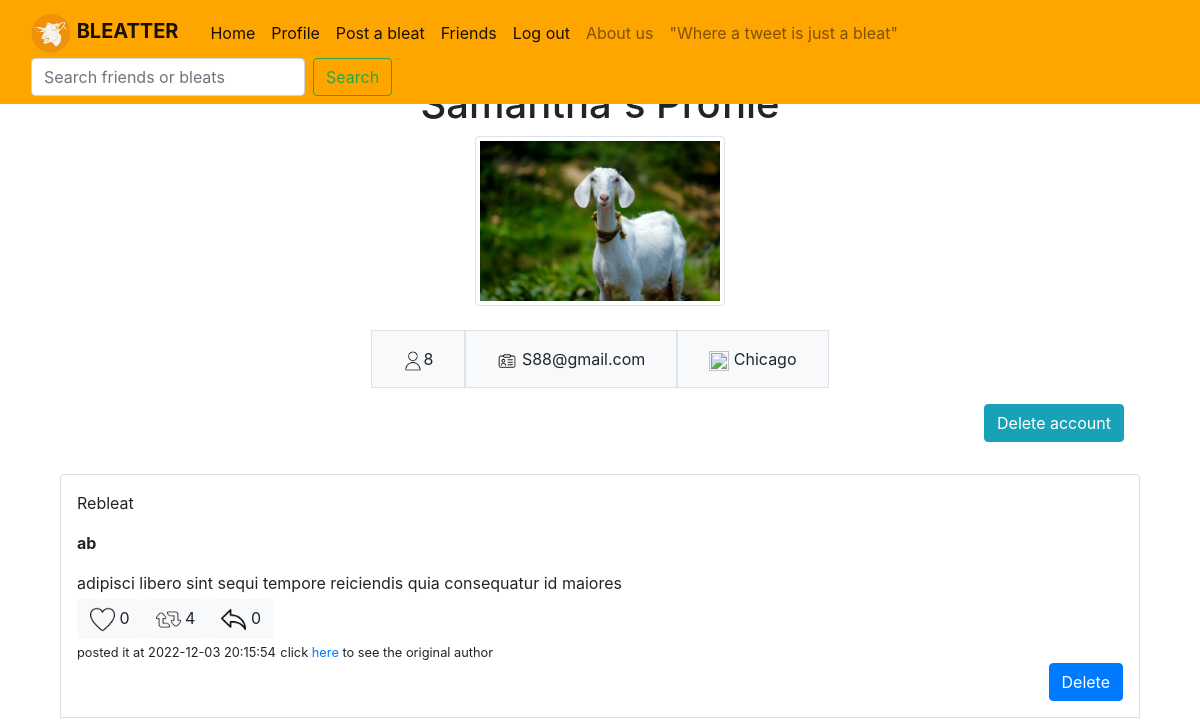
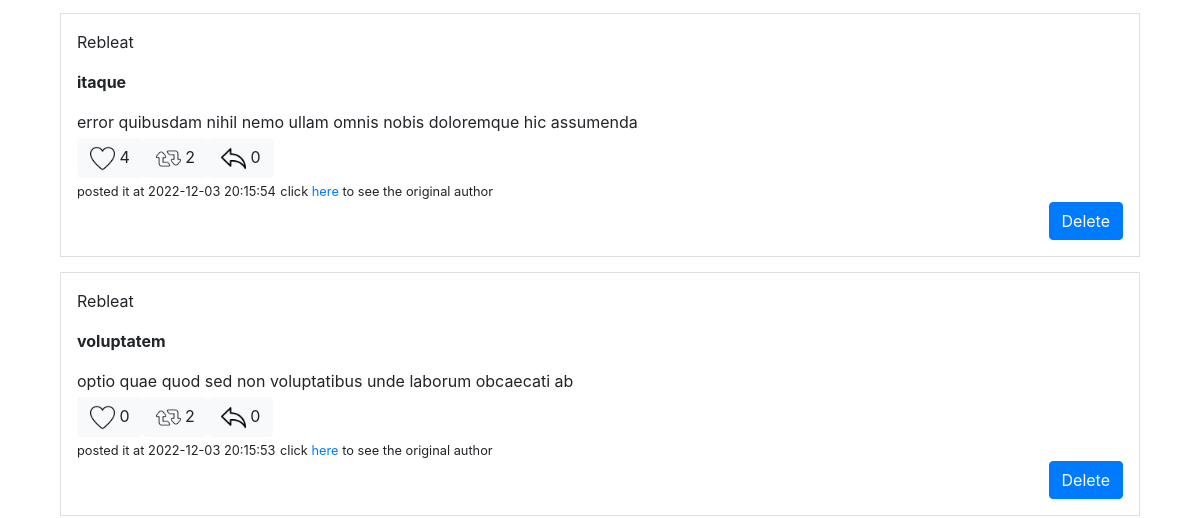
The page /my_profile (signed in, upper part) on the database as committed earlier (2 pictures, top to bottom).
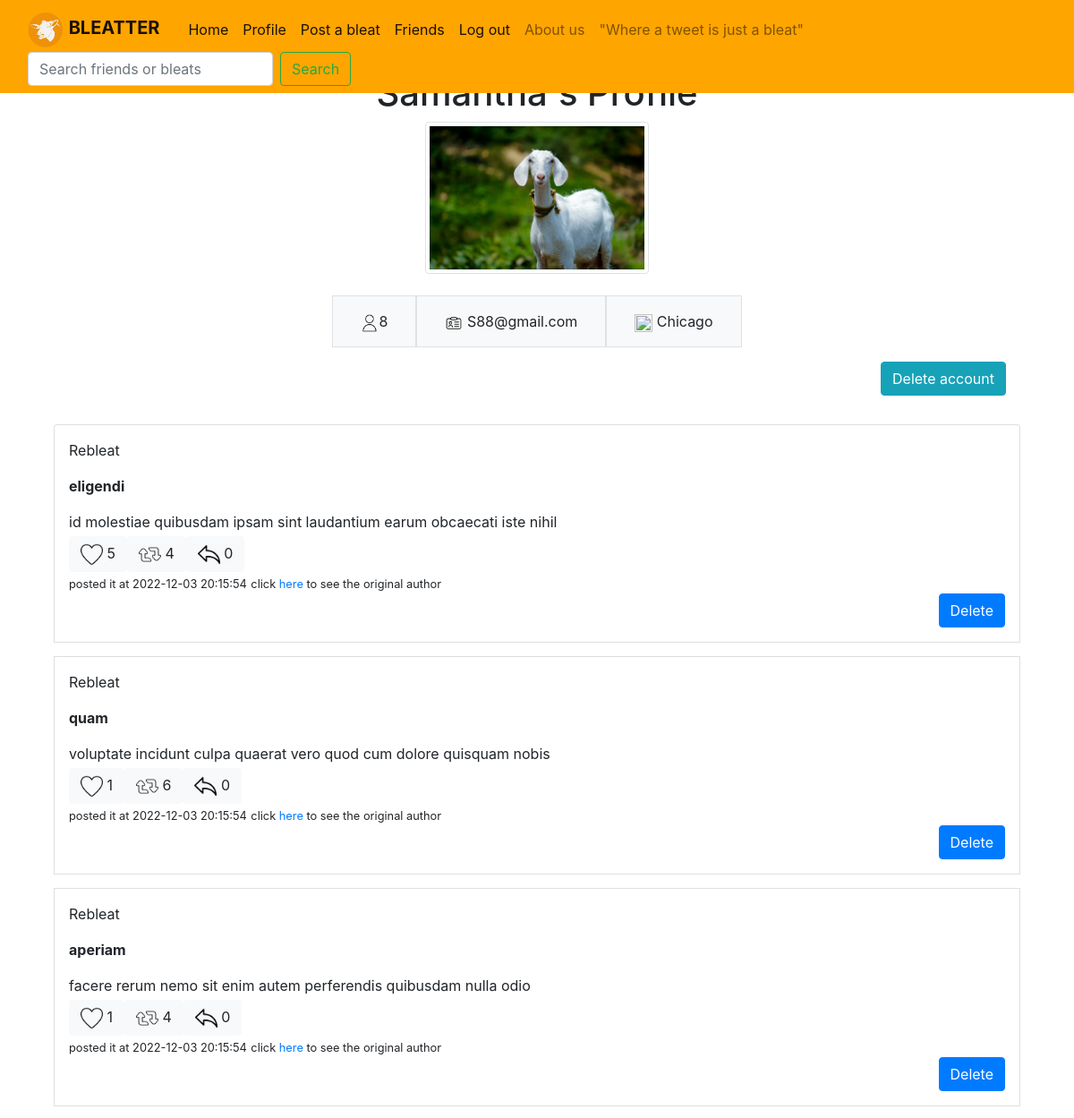
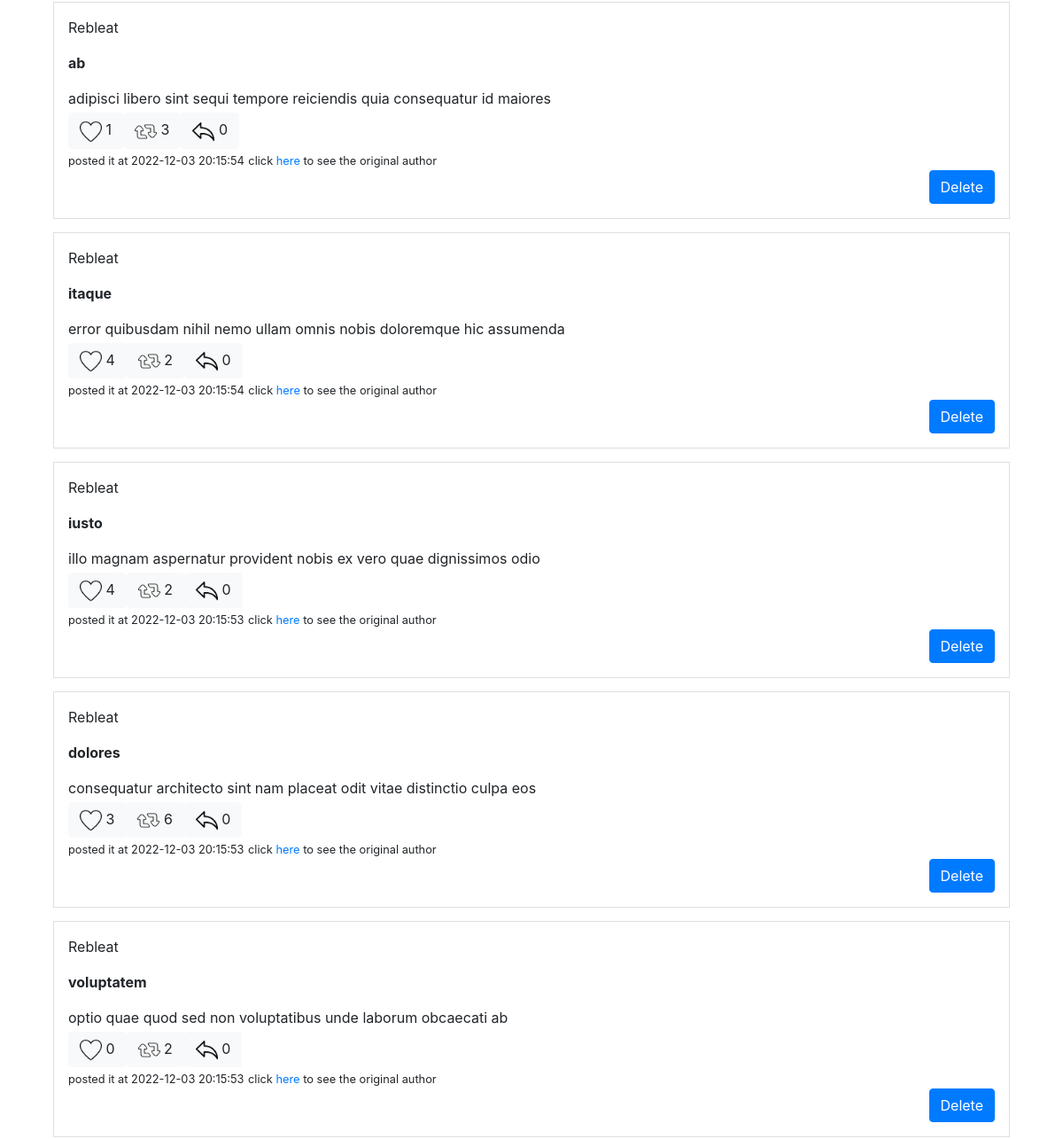
The same page on the database as committed later (2 pictures, top to bottom).
### Main.py (models this page shows, shortened)
class Bleat(db.Model):
    __tablename__ = "Bleat"
    id = db.Column(db.Integer, primary_key=True)
    title = db.Column(db.String(256))
    content = db.Column(db.String(256))
    author_id = db.Column(db.Integer, db.ForeignKey(
        "User.id", ondelete='CASCADE'), nullable=False)
    like = db.Column(db.Integer)
    retweet = db.Column(db.Integer)
    reply = db.Column(db.Integer)
    date = db.Column(db.String(256), nullable=False)

### Main.py (the view, shortened to what this page needs)
@ app.route("/my_profile", methods=["GET", "POST"])
def profile():
    g.search = "profile"
    if request.method == "GET":
        cur_id = session.get("current_user")
        users = User.query.all()
        nb_friends = Relationship.query.filter(
            (Relationship.userID1 == cur_id) & (Relationship.pending == True)).count()
        current_user = User.query.filter_by(id=cur_id).first()
        bleats = current_user.bleats
        messages = LinkedList()
        for b in bleats:
            messages.insert_at_end(b)
        rebleat = Rebleat.query.all()
        for rb in rebleat:
            if rb.rebleater_id == cur_id:
                bleat = Bleat.query.filter_by(id=rb.bleat_id).first()
                messages.insert_at_end(bleat)
        messages = messages.to_list()
        messages = sorted(messages, key=lambda messages: messages.date)[::-1]
        return render_template("profile.html", my_account=True, email=current_user.email, nb_friends=nb_friends, id=current_user.id,
                               username=current_user.username, location=current_user.location, messages=messages)

### Main.py (called while the page is built)
@event.listens_for(Engine, "connect")
def _set_sqlite_pragma(dbapi_connection, connection_record):
    if isinstance(dbapi_connection, SQLite3Connection):
        cursor = dbapi_connection.cursor()
        cursor.execute("PRAGMA foreign_keys=ON;")
        cursor.close()

### data_struct.py (called while the page is built)
    def to_list(self):
        l = []
        if self.head is None:
            return l
        node = self.head
        while node:
            l.append(node.data)
            node = node.next_node
        return l

    def insert_beginning(self, data):
        if self.head is None:
            self.head = Node(data, None)
            self.last_node = self.head
            return
        new_node = Node(data, self.head)
        self.head = new_node

    def insert_at_end(self, data):
        if self.head is None:
            self.insert_beginning(data)
            return
        self.last_node.next_node = Node(data, None)
        self.last_node = self.last_node.next_node

### templates/profile.html (shortened to what this page needs)
{% extends 'base.html' %}
{% block main %}
<h1 class="text-center">{{username}}'s Profile</h1>
<div class="container">
    <figure class="text-center">
        <img src="{{url_for('static', filename='goat2.jpeg')}}" class="figure-img img-fluid img-thumbnail" alt="A goat"
            height="250px" width="250px">
    </figure>
    <div class="row g-2 justify-content-md-center">
        <div class="p-3 border bg-light">
            <div class="col">
                <img src="{{url_for('static', filename='icon_profile.png')}}" height="20px" width="20px">{{nb_friends}}
            </div>
        </div>
        <div class="p-3 border bg-light">
            <div class="col">
                <img src="{{url_for('static', filename='id-card.png')}}" height="20px" width="20px">
                {{email}}
            </div>
        </div>
        <div class="p-3 border bg-light">
            <div class="col">
                <img src="https://cdn-icons-png.flaticon.com/512/17/17736.png" height="20px" width="20px">
                {{location}}
            </div>
        </div>
    </div>
    {% if my_account %}
    <div class="text-right p-3">
        <button type="button" class="btn btn-info" data-toggle="modal" data-target="#delete_profile">
            Delete account
        </button>
    </div>
    {% endif %}
    <ul class="list-group">
        {%for b in messages%}
        <li class="list-group-item flex-column align-items-start mt-3 shadow p-3 ">
            {% if b.author_id != id %}
            <p>Rebleat</p>
            {%endif%}
            <p><b>{{b.title}}</b></p>
            <p class="mb-1">{{b.content}}</p>
            <div class="btn-group" role="group" aria-label="Basic example">
                <form action="/my_profile/{{b.id}}/like" method="GET">
                    <button class="btn btn-light">
                        <img src="{{url_for('static', filename='like.png')}}" alt="like_icon" height="25" width="25">
                        {{b.like}}
                    </button>
                </form>
                <form action="/my_profile/{{b.id}}/rebleat" method="GET">
                    <button class="btn btn-light">
                        <img src="{{url_for('static', filename='rebleat.png')}}" alt="rebleat_icon" height="25"
                            width="25">
                        {{b.retweet}}
                    </button>
                </form>
                <form action="/my_profile/{{b.id}}/reply" method="GET">
                    <button class="btn btn-light">
                        <img src="{{url_for('static', filename='reply.png')}}" alt="reply_icon" height="25" width="25">
                        {{b.reply}}
                    </button>
                </form>
            </div>
            <div class="text-left">
                {% if b.author_id != id %}
                <small>posted it at {{b.date}}</small>
                <small>click <a href="/profile/{{b.author_id}}"> here </a> to see the original author</small>
                {%else%}
                <small>You posted it at {{b.date}}</small>
                {%endif%}
                {% if my_account %}
                <div class="d-grid gap-1 d-md-flex justify-content-md-end  pull-right">
                    <button type="button" class="btn btn-primary" data-toggle="modal" data-target="#{{b['id']}}">
                        Delete
                    </button>
                </div>
                {% endif %}
            </div>
        </li>
        {% endfor %}
    </ul>
    {% endblock %}

Rows that differ between the two databases and show on the page:
now on this page (row edited): Bleat: shows "Rebleat", title "eligendi", content "id molestiae quibusdam ipsam sint laudantium earum obcaecati iste nihil", like "5", retweet "4", reply "0", date "2022-12-03 20:15:54"
now on this page (row edited): Bleat: shows "Rebleat", title "quam", content "voluptate incidunt culpa quaerat vero quod cum dolore quisquam nobis", like "1", retweet "6", reply "0", date "2022-12-03 20:15:54"
now on this page (row edited): Bleat: shows "Rebleat", title "aperiam", content "facere rerum nemo sit enim autem perferendis quibusdam nulla odio", like "1", retweet "4", reply "0", date "2022-12-03 20:15:54"
changed Bleat "ab": like "0" → "1"; retweet "4" → "3"
now on this page (row edited): Bleat: shows "Rebleat", title "iusto", content "illo magnam aspernatur provident nobis ex vero quae dignissimos odio", like "4", retweet "2", reply "0", date "2022-12-03 20:15:53"
now on this page (row edited): Bleat: shows "Rebleat", title "dolores", content "consequatur architecto sint nam placeat odit vitae distinctio culpa eos", like "3", retweet "6", reply "0", date "2022-12-03 20:15:53"
